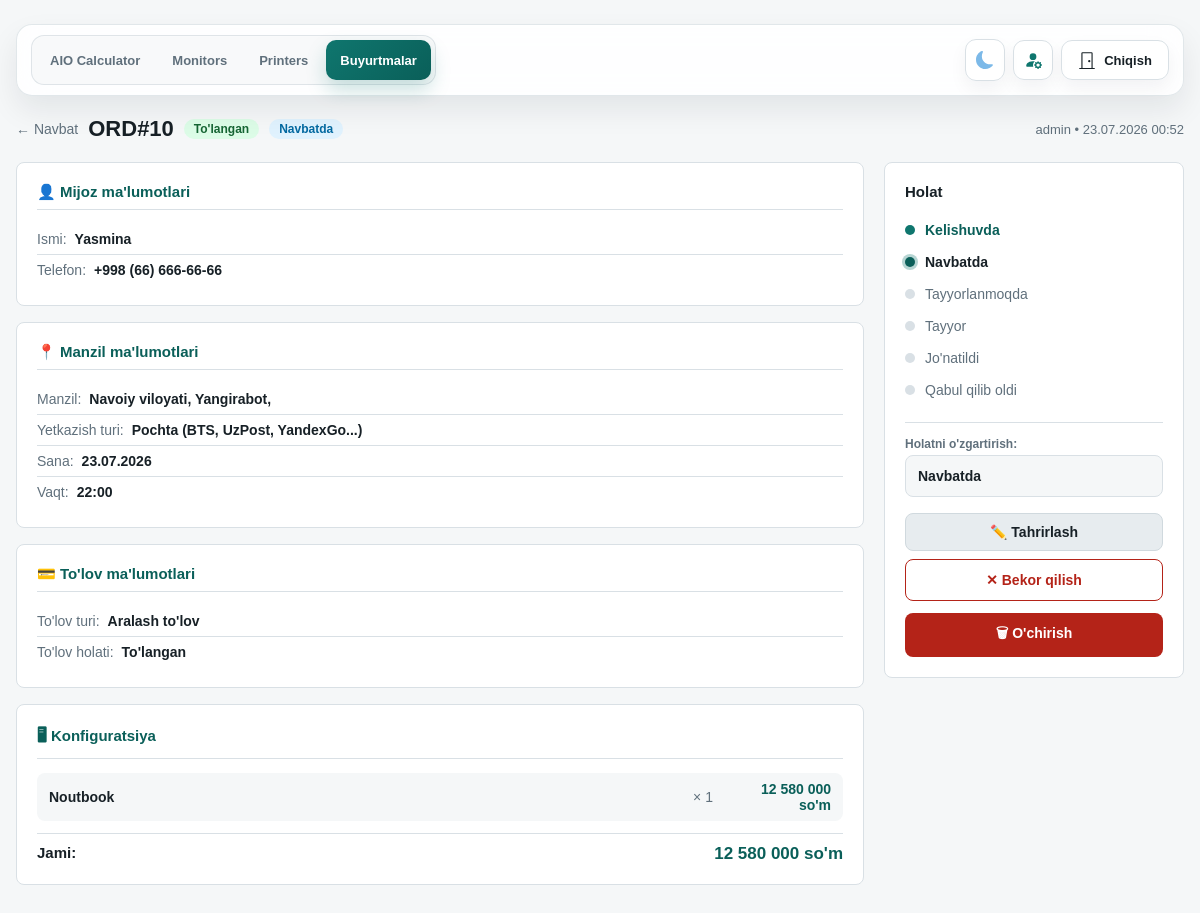
The app's page /orders/10/ (signed in) with its own data.
### orders/models.py (models this page shows, shortened)
class Order(models.Model):
    class DeliveryType(models.TextChoices):
        DELIVERY = "DELIVERY", "Olib borish kerak"
        POST = "POST", "Pochta (BTS, UzPost, YandexGo...)"
        PICKUP = "PICKUP", "Olib ketadi"
    class PaymentType(models.TextChoices):
        CASH = "CASH", "Naqd to'lov"
        CARD = "CARD", "Kartadan to'lov"
        TRANSFER = "TRANSFER", "Bank orqali"
        CASH_CARD = "CASH_CARD", "Aralash to'lov"
    class PaymentStatus(models.TextChoices):
        UNPAID = "UNPAID", "To'lanmagan"
        ON_DELIVERY = "ON_DELIVERY", "Yetkazilganda to'lanadi"
        ON_PICKUP = "ON_PICKUP", "Olib ketishda to'lanadi"
        PARTIAL = "PARTIAL", "Qisman to'langan"
        PAID = "PAID", "To'langan"
    class ProductionStatus(models.TextChoices):
        AGREED = "AGREED", "Kelishuvda"
        QUEUED = "QUEUED", "Navbatda"
        IN_PROGRESS = "IN_PROGRESS", "Tayyorlanmoqda"
        READY = "READY", "Tayyor"
        SHIPPING = "SHIPPING", "Yo'lda"
        DELIVERED = "DELIVERED", "Yetkazildi"
        ON_HOLD = "ON_HOLD", "To'xtatildi"
        CANCELLED = "CANCELLED", "Bekor qilindi"
    DELIVERY_STATUS_FLOWS = {
        DeliveryType.DELIVERY: [
            ProductionStatus.AGREED,
            ProductionStatus.QUEUED,
            ProductionStatus.IN_PROGRESS,
            ProductionStatus.READY,
            ProductionStatus.SHIPPING,
            ProductionStatus.DELIVERED,
        ],
        DeliveryType.POST: [
            ProductionStatus.AGREED,
            ProductionStatus.QUEUED,
            ProductionStatus.IN_PROGRESS,
            ProductionStatus.READY,
            ProductionStatus.SHIPPING,
            ProductionStatus.DELIVERED,
        ],
        DeliveryType.PICKUP: [
            ProductionStatus.AGREED,
            ProductionStatus.QUEUED,
            ProductionStatus.IN_PROGRESS,
            ProductionStatus.READY,
            ProductionStatus.DELIVERED,
        ],
    }
    GLOBAL_PRODUCTION_STATUSES = [
        ProductionStatus.CANCELLED,
        ProductionStatus.ON_HOLD,
    ]
    DELIVERY_STATUS_LABELS = {
        DeliveryType.DELIVERY: {
            ProductionStatus.SHIPPING: "Yo'lda",
            ProductionStatus.DELIVERED: "Yetkazildi",
        },
        DeliveryType.POST: {
            ProductionStatus.SHIPPING: "Jo'natildi",
            ProductionStatus.DELIVERED: "Qabul qilib oldi",
        },
        DeliveryType.PICKUP: {
            ProductionStatus.DELIVERED: "Olib ketildi",
        },
    }
    order_number = models.CharField(
        max_length=24, unique=True, blank=True, null=True, verbose_name="Buyurtma raqami"
    )
    sold_by = models.ForeignKey(
        User, on_delete=models.PROTECT, related_name="orders", verbose_name="Sotuvchi"
    )
    customer_name = models.CharField(max_length=120, verbose_name="Mijoz ismi")
    customer_phone = models.CharField(max_length=30, verbose_name="Telefon raqami")
    region = models.CharField(max_length=80, verbose_name="Viloyat")
    district = models.CharField(max_length=80, verbose_name="Tuman")
    city = models.CharField(max_length=80, verbose_name="Shahar")
    landmark = models.CharField(max_length=200, blank=True, verbose_name="Mo'ljal")
    delivery_type = models.CharField(
        max_length=20, choices=DeliveryType.choices, verbose_name="Yetkazish turi"
    )
    payment_type = models.CharField(
        max_length=20, choices=PaymentType.choices, verbose_name="To'lov turi"
    )
    payment_status = models.CharField(
        max_length=20,
        choices=PaymentStatus.choices,
        default=PaymentStatus.UNPAID,
        verbose_name="To'lov holati",
    )
    production_status = models.CharField(
        max_length=20,
        choices=ProductionStatus.choices,
        default=ProductionStatus.AGREED,
        verbose_name="Ishlab chiqarish holati",
    )
    total_price_usd = models.DecimalField(
        max_digits=12, decimal_places=2, default=0, verbose_name="Jami (USD)"
    )
    total_price_uzs = models.DecimalField(
        max_digits=16, decimal_places=0, default=0, verbose_name="Jami (so'm)"
    )
    delivery_date = models.DateField(null=True, blank=True, verbose_name="Yetkazib berish sanasi")
    delivery_time = models.CharField(max_length=10, null=True, blank=True, verbose_name="Yetkazib berish vaqti")
    partial_amount = models.DecimalField(
        max_digits=16, decimal_places=0, default=0, verbose_name="Qisman to'langan summa"
    )
    notes = models.TextField(blank=True, verbose_name="Izoh")
    created_at = models.DateTimeField(auto_now_add=True)
    updated_at = models.DateTimeField(auto_now=True)
    delivered_at = models.DateTimeField(null=True, blank=True, verbose_name="Yetkazib berilgan vaqt")
    class Meta:
        ordering = ["-created_at"]
        verbose_name = "Buyurtma"
        verbose_name_plural = "Buyurtmalar"
    @classmethod
    def production_status_flow(cls, delivery_type):
        return cls.DELIVERY_STATUS_FLOWS.get(
            delivery_type,
            cls.DELIVERY_STATUS_FLOWS[cls.DeliveryType.DELIVERY],
        )
    @classmethod
    def production_status_label(cls, status, delivery_type=None):
        if delivery_type:
            custom = cls.DELIVERY_STATUS_LABELS.get(delivery_type, {})
            if status in custom:
                return custom[status]
        return dict(cls.ProductionStatus.choices).get(status, status)
    @classmethod
    def production_status_choices_for_delivery(cls, delivery_type):
        statuses = list(cls.production_status_flow(delivery_type))
        for status in cls.GLOBAL_PRODUCTION_STATUSES:
            if status not in statuses:
                statuses.append(status)
        return [(status, cls.production_status_label(status, delivery_type)) for status in statuses]

class OrderItem(models.Model):
    order = models.ForeignKey(Order, on_delete=models.CASCADE, related_name="items")
    build_quote = models.ForeignKey(
        "calculator.BuildQuote",
        on_delete=models.SET_NULL,
        null=True,
        blank=True,
        related_name="order_items",
        verbose_name="Kalkulyator konfiguratsiyasi",
    )
    config_label = models.CharField(max_length=255, verbose_name="Konfiguratsiya")
    quantity = models.PositiveIntegerField(default=1, verbose_name="Soni")
    unit_price_usd = models.DecimalField(
        max_digits=12, decimal_places=2, default=0, verbose_name="Dona narxi (USD)"
    )
    unit_price_uzs = models.DecimalField(
        max_digits=16, decimal_places=2, default=0, verbose_name="Dona narxi (so'm)"
    )
    class Meta:
        verbose_name = "Buyurtma elementi"
        verbose_name_plural = "Buyurtma elementlari"

### orders/views.py (the view, shortened to what this page needs)
# urls.py: path("<int:pk>/", views.order_detail, name="detail"),
@login_required
def order_detail(request, pk):
    from calculator.models import CalculatorSettings
    try:
        settings = CalculatorSettings.objects.first()
        usd_rate = int(settings.usd_rate) if settings and settings.usd_rate else 12850
    except:
        usd_rate = 12850
    order = get_object_or_404(
        _orders_for_user(request.user).prefetch_related("items").select_related("sold_by"),
        pk=pk,
    )
    if request.method == "GET" and request.GET.get("edit") == "1":
        return render(request, "orders/order_form.html", _form_context(order, {}))
    return render(request, "orders/order_detail.html", {
        "active_nav": "orders",
        "order": order,
        "usd_rate": usd_rate,
        "status_flow": Order.production_status_flow(order.delivery_type),
        "current_status_index": (
            Order.production_status_flow(order.delivery_type).index(order.production_status)
            if order.production_status in Order.production_status_flow(order.delivery_type)
            else -1
        ),
        "delivery_choices": Order.DeliveryType.choices,
        "payment_type_choices": Order.PaymentType.choices,
        "payment_status_choices": Order.PaymentStatus.choices,
        "production_status_choices": Order.production_status_choices_for_delivery(order.delivery_type),
    })

### orders/templatetags/order_tags.py (called while the page is built)
@register.filter
def status_badge(value):
    return STATUS_BADGE.get(value, "")

@register.filter
def payment_badge(value):
    return PAYMENT_BADGE.get(value, "")

@register.filter
def status_label(value, delivery_type=None):
    return Order.production_status_label(value, delivery_type)

@register.filter
def format_phone(value):
    if not value:
        return ''
    digits = ''.join(c for c in str(value) if c.isdigit())
    if len(digits) == 9:
        return f'+998 ({digits[0:2]}) {digits[2:5]}-{digits[5:7]}-{digits[7:9]}'
    elif len(digits) == 12 and digits.startswith('998'):
        return f'+998 ({digits[3:5]}) {digits[5:8]}-{digits[8:10]}-{digits[10:12]}'
    return value

@register.filter
def format_uzs(value):
    if not value:
        return '0'
    try:
        num = int(float(value))
        s = str(num)
        result = []
        for i, c in enumerate(reversed(s)):
            if i and i % 3 == 0:
                result.append(' ')
            result.append(c)
        return ''.join(reversed(result))
    except (ValueError, TypeError):
        return value

### orders/views.py (called while the page is built)
def _orders_for_user(user):
    qs = Order.objects.all()
    if user.is_superuser:
        return qs
    return qs.filter(sold_by=user)

### orders/templates/orders/order_detail.html (shortened to what this page needs)
{% extends "base.html" %}
{% load order_tags %}
{% block content %}
<div style="margin-top:20px;">
  <div style="display:flex;align-items:center;flex-wrap:wrap;gap:10px;margin-bottom:16px;">
    <a href="{% url 'orders:list' %}" style="color:var(--muted);text-decoration:none;font-size:14px;">← Navbat</a>
    <h2 style="margin:0;font-size:22px;">{{ order.order_number }}</h2>
    <span class="badge {{ order.payment_status|payment_badge }}">{{ order.get_payment_status_display }}</span>
    <span class="badge {{ order.production_status|status_badge }}">{{ order.production_status|status_label:order.delivery_type }}</span>
    <span style="font-size:13px;color:var(--muted);margin-left:auto;">
      {{ order.sold_by.get_full_name|default:order.sold_by.username }} •
      {{ order.created_at|date:"d.m.Y H:i" }}
    </span>
  </div>
  <div class="detail-layout">
    <div>
      <div class="panel detail-section">
        <h3>👤 Mijoz ma'lumotlari</h3>
        <div class="detail-row-group">
          <div class="detail-row"><span>Ismi:</span><strong>{{ order.customer_name }}</strong></div>
          <div class="detail-row"><span>Telefon:</span><strong>{{ order.customer_phone|format_phone }}</strong></div>
        </div>
      </div>
      <div class="panel detail-section">
        <h3>📍 Manzil ma'lumotlari</h3>
        <div class="detail-row">
          <span>Manzil:</span>
          <strong>
            {{ order.region }}, {{ order.district }}, {{ order.city }}
          </strong>
        </div>
        <div class="detail-row-group">
          <div class="detail-row"><span>Yetkazish turi:</span><strong>{{ order.get_delivery_type_display }}</strong></div>
          {% if order.delivery_date %}
            <div class="detail-row"><span>Sana:</span><strong>{{ order.delivery_date|date:"d.m.Y" }}</strong></div>
          {% endif %}
          {% if order.delivery_time %}
            <div class="detail-row"><span>Vaqt:</span><strong>{{ order.delivery_time }}</strong></div>
          {% endif %}
        </div>
      </div>
      <div class="panel detail-section">
        <h3>💳 To'lov ma'lumotlari</h3>
        <div class="detail-row-group">
          <div class="detail-row"><span>To'lov turi:</span><strong>{{ order.get_payment_type_display }}</strong></div>
          <div class="detail-row"><span>To'lov holati:</span><strong>{{ order.get_payment_status_display }}</strong></div>
        </div>
      </div>
      <div class="panel detail-section">
        <h3>🖥 Konfiguratsiya</h3>
        {% for item in order.items.all %}
          <div class="config-item">
            <span class="label">{{ item.config_label }}</span>
            <span class="qty">× {{ item.quantity }}</span>
            <span class="price">
              {% if item.unit_price_uzs %}
                {{ item.unit_price_uzs|format_uzs }}
              {% else %}
                {% widthratio item.unit_price_usd 1 usd_rate as price_uzs %}
                {{ price_uzs|format_uzs }}
              {% endif %}
              so'm
            </span>
          </div>
        {% endfor %}
        <div style="display:flex;justify-content:space-between;margin-top:12px;padding-top:10px;border-top:1px solid var(--line);">
          <strong style="font-size:15px;">Jami:</strong>
          <div style="text-align:right;">
            <div style="font-weight:800;font-size:17px;color:var(--accent-dark)">{{ order.total_price_uzs|format_uzs }} so'm</div>
          </div>
        </div>
      </div>
    </div>
    <aside>
      <div class="panel status-sidebar">
        <h3>Holat</h3>
        {% for s in status_flow %}
          <div class="status-step
            {% if order.production_status == s %}current
            {% elif current_status_index != -1 and forloop.counter0 < current_status_index %}done
            {% endif %}">
            <div class="status-dot
              {% if order.production_status == s %}current
              {% elif current_status_index != -1 and forloop.counter0 < current_status_index %}done
              {% endif %}">
            </div>
            {{ s|status_label:order.delivery_type }}
          </div>
        {% endfor %}
        <div style="margin-top: 16px; margin-bottom: 12px; border-top: 1px solid var(--line); padding-top: 14px;">
          <label style="font-size:12px; color:var(--muted); font-weight:700; margin-bottom:4px; display:block;">Holatni o'zgartirish:</label>
          <select id="status-select-dropdown" onchange="onStatusDropdownChange(this.value)" style="width:100%; padding:10px 12px; border-radius:8px; background:var(--bg); border:1px solid var(--line); color:var(--text); font-weight:700; font-size:14px; cursor:pointer;">
            {% for s_val, s_label in production_status_choices %}
              <option value="{{ s_val }}" {% if order.production_status == s_val %}selected{% endif %}>{{ s_label }}</option>
            {% endfor %}
          </select>
        </div>
        <div class="action-btns">
          <a href="{% url 'orders:detail' order.pk %}?edit=1" class="action-btn secondary">
            ✏️ Tahrirlash
          </a>
          {% if order.production_status != 'CANCELLED' %}
            <button class="action-btn danger" onclick="cancelOrderDirectly()">
              ✕ Bekor qilish
            </button>
          {% endif %}
          {% if request.user.is_superuser %}
            <form id="delete-order-form" action="{% url 'orders:delete' order.pk %}" method="post" style="width: 100%; margin-top: 4px;">
              <button type="button" onclick="openDeleteModal()" class="action-btn" style="background: var(--danger); color: white; width: 100%; border: none; font-weight: 700; display: flex; align-items: center; justify-content: center; gap: 6px;">
                🗑 O'chirish
              </button>
            </form>
          {% endif %}
        </div>
      </div>
    </aside>
  </div>
</div>
{% endblock %}

### records on screen
Order: order_number "ORD#10", payment_status "To'langan", production_status|status_label "Navbatda", sold_by.get_full_name "admin", created_at "23.07.2026 00:52", customer_name "Yasmina", customer_phone "+998 (66) 666-66-66", region "Navoiy viloyati", district "Yangirabot", delivery_type "Pochta (BTS, UzPost, YandexGo...)", delivery_date "23.07.2026", delivery_time "22:00", payment_type "Aralash to'lov", total_price_uzs "12 580 000", status_flow "Kelishuvda" "Navbatda" "Tayyorlanmoqda" "Tayyor" "Jo'natildi" "Qabul qilib oldi", production_status "Navbatda"
OrderItem: config_label "Noutbook", quantity "1", unit_price_uzs "12 580 000"
